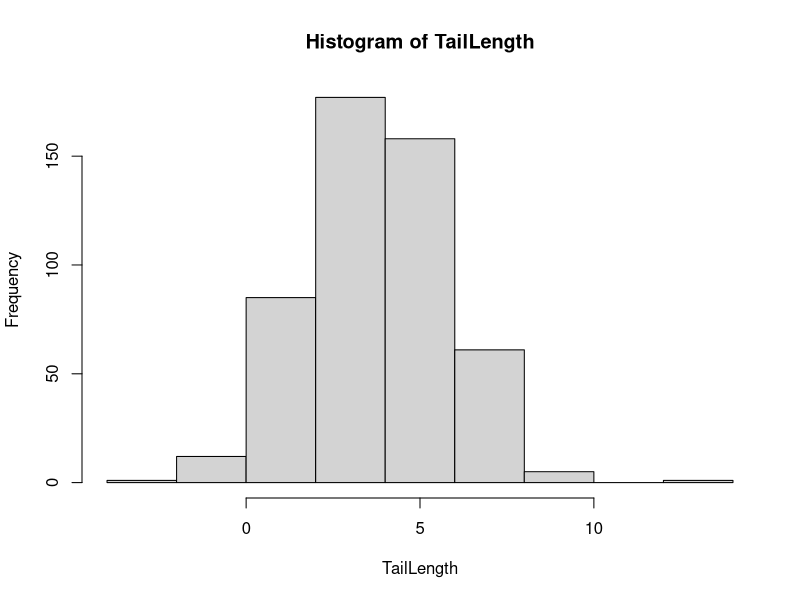
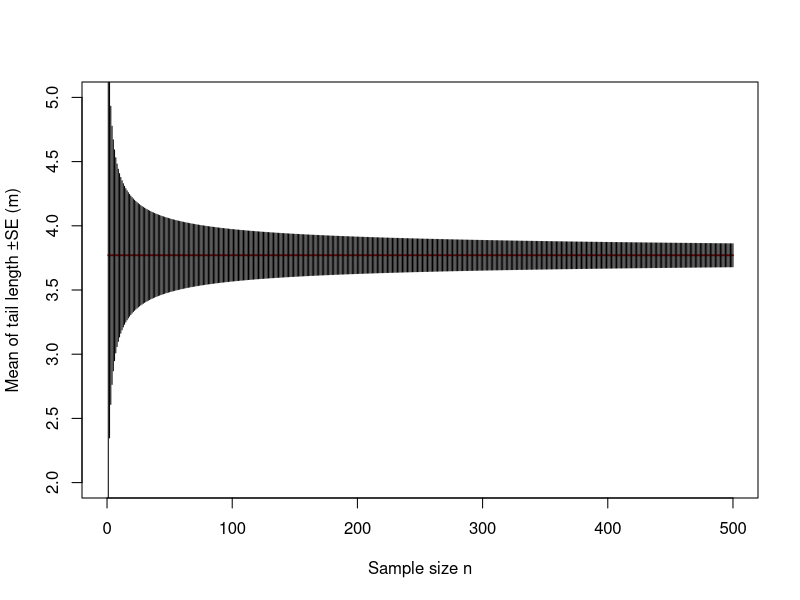
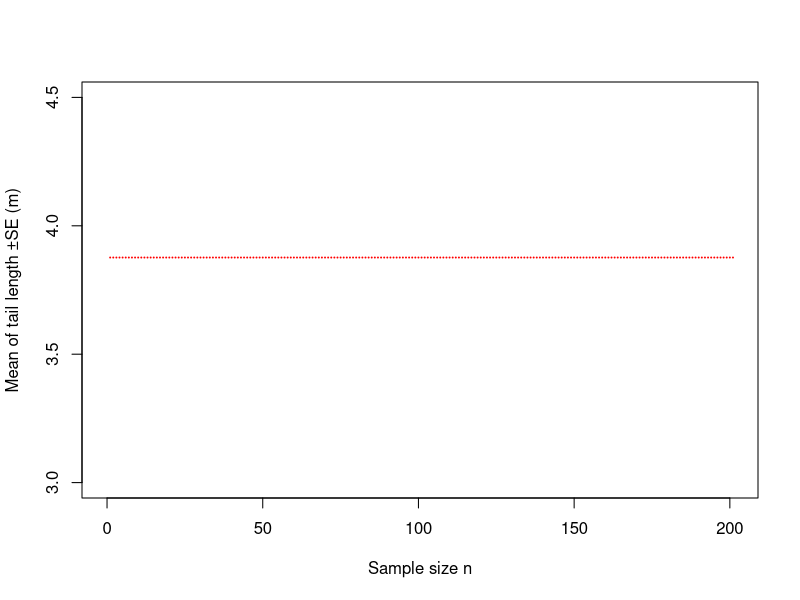
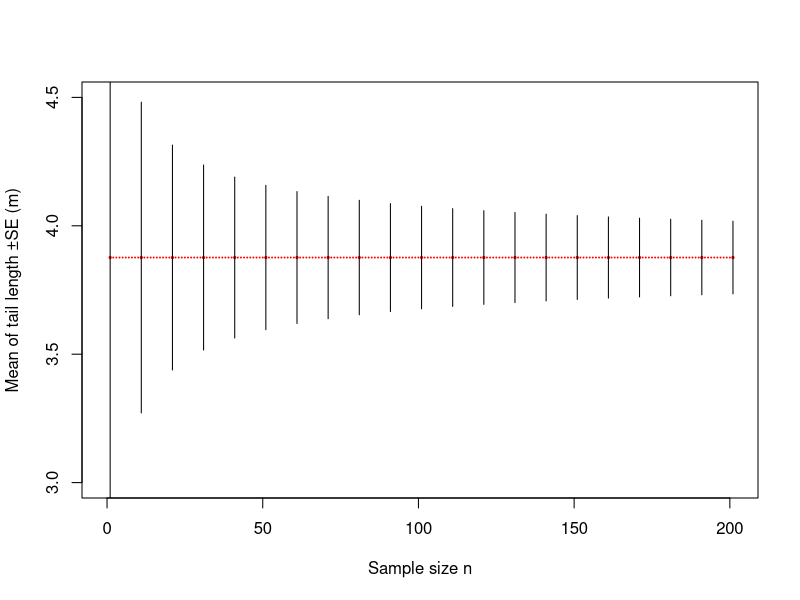

Source code (R) for these figures, in order:
#!/usr/bin/env Rscript
# Author: Sebastian Dohne <sed24@ic.ac.uk>

rm(list=ls())
d<-read.table("../data/SparrowSize.txt", header=TRUE)
d1<-subset(d, d$Tarsus!="NA") #This creates a new dataframe d1 that excludes any rows where the Tarsus column has an "NA" (missing) value.
seTarsus<-sqrt(var(d1$Tarsus)/length(d1$Tarsus))
seTarsus

d12001<-subset(d1, d1$Year==2001)
seTarsus2001<-sqrt(var(d12001$Tarsus)/length(d12001$Tarsus))
seTarsus2001

d2<-subset(d, d$Mass!="NA") #Se of mass
seMass<-sqrt(var(d2$Mass)/length(d2$Mass))
seMass

d22001<-subset(d2, d2$Year==2001)
seMass2001<-sqrt(var(d22001$Mass)/length(d12001$Mass))
seMass2001

mean(d2$Mass)

massttest <- t.test(d2$Mass)
massttest

#se is measurement of precision, it is five times higher in 2001 dataset

#find true mean with self gen dataset
rm(list=ls())
TailLength<-rnorm(500,mean=3.8, sd=2)
summary(TailLength)

length(TailLength)
## [1] 500
var(TailLength)
## [1] 4.284017
sd(TailLength)
## [1] 2.069787
hist(TailLength)

# Creates a sequence x from 1 to the length of TailLength
x <- 1:length(TailLength)

# Sets y to be a constant vector, the mean of TailLength, to match the length of TailLength
y <- mean(TailLength) + 0 * x

# Computes the minimum value of TailLength, though this is not assigned to any variable
min(TailLength)

# Creates an initial plot with x vs y, defining axis limits and labels
plot(x, y, cex = 0.03, ylim = c(2, 5), xlim = c(0, 500), 
     xlab = "Sample size n", ylab = "Mean of tail length ±SE (m)", col = "red")

# Initializes vectors to store standard errors (SE) and means (mu)
SE <- c(1)
mu <- c(1)

# Loops through values from 1 to the length of TailLength
for (n in 1:length(TailLength)) {
  # Samples n values from TailLength without replacement
  d <- sample(TailLength, n, replace = FALSE)
  # Computes the mean of the sampled data
  mu[n] <- mean(TailLength)
  # Calculates the standard error based on the sample size n
  SE[n] <- sd(TailLength) / sqrt(n)
}

# Computes upper and lower limits for confidence intervals
up <- mu + SE
down <- mu - SE
x <- 1:length(SE)

# Draws vertical lines for each x position representing ±SE around the mean
segments(x, up, x1 = x, y1 = down, lty = 1)

# Clears all objects from the environment
rm(list = ls())

# Creates new data for TailLength, a random sample from a normal distribution
TailLength <- rnorm(201, mean = 3.8, sd = 2)
length(TailLength)

# Sets up x and y for the plot using new TailLength data
x <- 1:201
y <- mean(TailLength) + 0 * x

# Plots x vs y with updated limits and labels
plot(x, y, cex = 0.03, ylim = c(3, 4.5), xlim = c(0, 201), 
     xlab = "Sample size n", ylab = "Mean of tail length ±SE (m)", col = "red")

# Creates a sequence of sample sizes (n) in steps of 10
n <- seq(from = 1, to = 201, by = 10)

# Reinitializes vectors to store SE and mu for selected sample sizes
SE <- c(1)
mu <- c(1)

# Loops over each sample size in n
for (i in 1:length(n)) {
  # Samples n[i] values from TailLength without replacement
  d <- sample(TailLength, n[i], replace = FALSE)
  # Stores mean and standard error for each sample size in n
  mu[i] <- mean(TailLength)
  SE[i] <- sd(TailLength) / sqrt(n[i])
}

# Computes confidence intervals for the means
up <- mu + SE
down <- mu - SE
length(up)

# Adds final plot annotations
plot(x, y, cex = 0.03, ylim = c(3, 4.5), xlim = c(0, 201), 
     xlab = "Sample size n", ylab = "Mean of tail length ±SE (m)", col = "red")
points(n, mu, cex = 0.3, col = "red")
segments(n, up, x1 = n, y1 = down, lty = 1)
